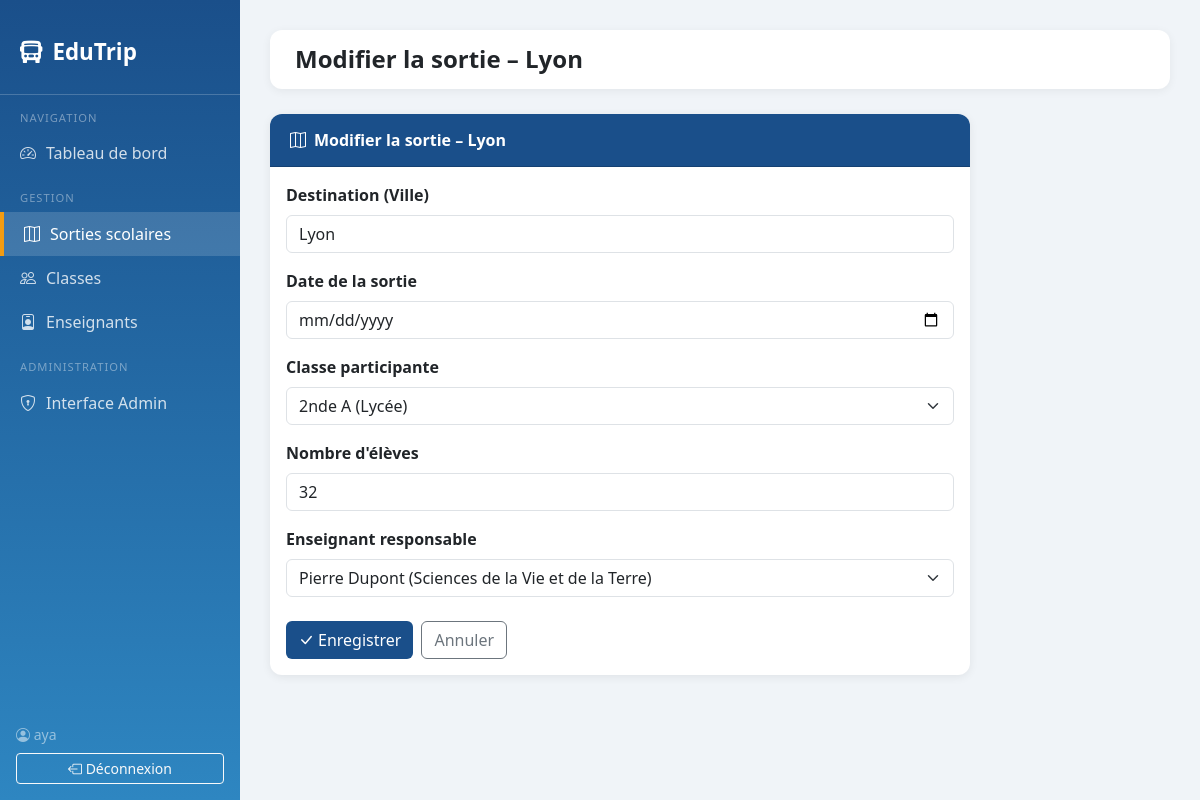
Screenshot of /sorties/2/modifier/ (signed in) with the database file from the repository.
### sorties/models.py (models this page shows, shortened)
class Sortie(models.Model):
    ville = models.CharField(max_length=100, verbose_name="Destination (Ville)")
    date_sortie = models.DateField(verbose_name="Date de la sortie")
    classe = models.ForeignKey(Classe, on_delete=models.CASCADE, verbose_name="Classe participante")
    nb_eleves = models.PositiveIntegerField(verbose_name="Nombre d'élèves")
    responsable = models.ForeignKey(Enseignant, on_delete=models.SET_NULL, null=True, verbose_name="Responsable")
    class Meta:
        verbose_name = "Sortie scolaire"
        verbose_name_plural = "Sorties scolaires"
        ordering = ['date_sortie']

### sorties/views.py (the view)
# urls.py: path('sorties/<int:pk>/modifier/', views.sortie_modifier, name='sortie_modifier'),
@login_required
def sortie_modifier(request, pk):
    sortie = get_object_or_404(Sortie, pk=pk)
    if request.method == 'POST':
        form = SortieForm(request.POST, instance=sortie)
        if form.is_valid():
            sortie = form.save()
            messages.success(request, f"La sortie à {sortie.ville} a été modifiée.")
            return redirect('sortie_detail', pk=sortie.pk)
    else:
        form = SortieForm(instance=sortie)
    return render(request, 'sorties/sortie_form.html', {
        'form': form,
        'titre': f'Modifier la sortie – {sortie.ville}',
        'sortie': sortie,
    })

### sorties/forms.py
class SortieForm(forms.ModelForm):
    class Meta:
        model = Sortie
        fields = ['ville', 'date_sortie', 'classe', 'nb_eleves', 'responsable']
        widgets = {
            'date_sortie': forms.DateInput(attrs={'type': 'date', 'class': 'form-control'}),
            'ville': forms.TextInput(attrs={'class': 'form-control', 'placeholder': 'Ex: Paris'}),
            'classe': forms.Select(attrs={'class': 'form-select'}),
            'nb_eleves': forms.NumberInput(attrs={'class': 'form-control', 'min': 1}),
            'responsable': forms.Select(attrs={'class': 'form-select'}),
        }
        labels = {
            'ville': 'Destination (Ville)',
            'date_sortie': 'Date de la sortie',
            'classe': 'Classe participante',
            'nb_eleves': "Nombre d'élèves",
            'responsable': 'Enseignant responsable',
        }

### sorties/models.py (called while the page is built)
    def __str__(self):
        return f"{self.nom_classe} ({self.niveau})"

    def __str__(self):
        return f"{self.prenom} {self.nom} ({self.matiere})"

### sorties/templates/sorties/sortie_form.html (shortened to what this page needs)
{% extends 'sorties/base.html' %}
{% block page_titre %}{{ titre }}{% endblock %}
{% block content %}
<div class="card" style="max-width:700px;">
  <div class="card-header"><i class="bi bi-map me-2"></i>{{ titre }}</div>
  <div class="card-body">
    <form method="post">
      {% for field in form %}
      <div class="mb-3">
        <label class="form-label fw-semibold">{{ field.label }}</label>
        {{ field }}
      </div>
      {% endfor %}
      <div class="d-flex gap-2 mt-4">
        <button type="submit" class="btn btn-edu"><i class="bi bi-check-lg me-1"></i>Enregistrer</button>
        <a href="{% url 'sortie_liste' %}" class="btn btn-outline-secondary">Annuler</a>
      </div>
    </form>
  </div>
</div>
{% endblock %}

### sorties/templates/sorties/base.html (shortened to what this page needs)
<!DOCTYPE html>
<html lang="fr">
<head>
  <link href="https://cdn.jsdelivr.net/npm/bootstrap@5.3.2/dist/css/bootstrap.min.css" rel="stylesheet">
  <link href="https://cdn.jsdelivr.net/npm/bootstrap-icons@1.11.3/font/bootstrap-icons.min.css" rel="stylesheet">
</head>
<body>
<nav class="sidebar d-flex flex-column">
  <div class="brand">
    <i class="bi bi-bus-front-fill"></i> EduTrip
  </div>
  <div class="nav-section">Navigation</div>
  <a href="{% url 'dashboard' %}" class="nav-link {% if request.resolver_match.url_name == 'dashboard' %}active{% endif %}">
    <i class="bi bi-speedometer2"></i> Tableau de bord
  </a>
  <div class="nav-section">Gestion</div>
  <a href="{% url 'sortie_liste' %}" class="nav-link {% if 'sortie' in request.resolver_match.url_name %}active{% endif %}">
    <i class="bi bi-map"></i> Sorties scolaires
  </a>
  <a href="{% url 'classe_liste' %}" class="nav-link {% if 'classe' in request.resolver_match.url_name %}active{% endif %}">
    <i class="bi bi-people"></i> Classes
  </a>
  <a href="{% url 'enseignant_liste' %}" class="nav-link {% if 'enseignant' in request.resolver_match.url_name %}active{% endif %}">
    <i class="bi bi-person-badge"></i> Enseignants
  </a>
  {% if user.is_staff %}
  <div class="nav-section">Administration</div>
  <a href="/admin/" class="nav-link">
    <i class="bi bi-shield-lock"></i> Interface Admin
  </a>
  {% endif %}
  <div class="mt-auto p-3">
    <div class="text-white-50 small mb-2"><i class="bi bi-person-circle"></i> {{ user.get_full_name|default:user.username }}</div>
    <a href="{% url 'logout' %}" class="btn btn-sm btn-outline-light w-100">
      <i class="bi bi-box-arrow-left"></i> Déconnexion
    </a>
  </div>
</nav>
<div class="main-content">
  <div class="topbar">
    <div>
      <h4 class="mb-0 fw-bold text-dark">{% block page_titre %}EduTrip{% endblock %}</h4>
    </div>
  </div>
  {% block content %}{% endblock %}
</div>
</body>
</html>

### sorties/templates/sorties/base.html (style rules this page uses)
:root { --edu-primary: #1a4f8a; --edu-secondary: #2e86c1; --edu-accent: #f39c12; }
body { background-color: #f0f4f8; font-family: 'Segoe UI', sans-serif; }
.sidebar { min-height: 100vh; background: linear-gradient(180deg, var(--edu-primary) 0%, var(--edu-secondary) 100%); width: 240px; position: fixed; top: 0; left: 0; padding-top: 20px; z-index: 100; }
.sidebar .brand { color: #fff; font-size: 1.4rem; font-weight: 700; padding: 15px 20px 25px; border-bottom: 1px solid rgba(255,255,255,0.2); display: flex; align-items: center; gap: 10px; }
.sidebar .nav-link { color: rgba(255,255,255,0.8); padding: 10px 20px; border-radius: 0; transition: all 0.2s; display: flex; align-items: center; gap: 10px; }
.sidebar .nav-link:hover, .sidebar .nav-link.active { color: #fff; background-color: rgba(255,255,255,0.15); border-left: 4px solid var(--edu-accent); }
.sidebar .nav-section { color: rgba(255,255,255,0.4); font-size: 0.7rem; text-transform: uppercase; letter-spacing: 1px; padding: 15px 20px 5px; }
.main-content { margin-left: 240px; padding: 30px; }
.topbar { background: #fff; border-radius: 12px; padding: 15px 25px; margin-bottom: 25px; display: flex; justify-content: space-between; align-items: center; box-shadow: 0 2px 10px rgba(0,0,0,0.06); }
.card { border: none; border-radius: 12px; box-shadow: 0 2px 10px rgba(0,0,0,0.07); }
.card-header { background: var(--edu-primary); color: white; border-radius: 12px 12px 0 0 !important; font-weight: 600; padding: 14px 20px; }
.btn-edu { background-color: var(--edu-primary); color: white; border: none; }

### rows the page displays
Sortie: form "Lyon" "2nde A (Lycée)" "32" "Pierre Dupont (Sciences de la Vie et de la Terre)"

### other values shown
{{ user.get_full_name|default:user.username }} "aya"
{{ titre }} "Modifier la sortie – Lyon"
{{ field.label }} "Destination (Ville)" "Date de la sortie" "Classe participante" "Nombre d'élèves" "Enseignant responsable"
